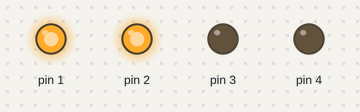
A sketch run on a simulated Arduino Uno, built with avr-gcc and run on an emulated ATmega328P. On the bench: output pins drawn as LEDs (lit = HIGH).

Above: at 0.1 s.
At 6.1 s:
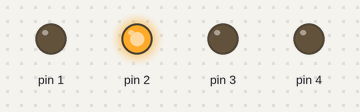
At 12.1 s:
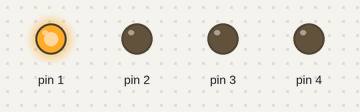
At 18.1 s:
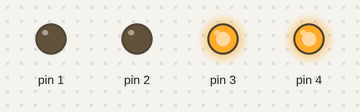
At 23.1 s:
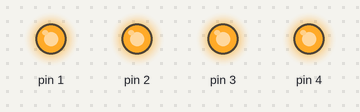
At 35.1 s:
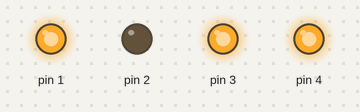
Timing chart, 0 to 36.6 s (numbered marks = the images above):
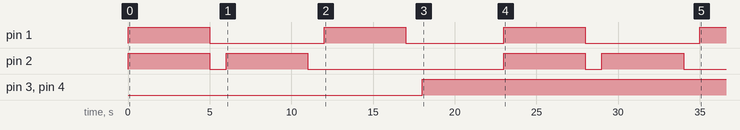

The sketch:

motor_new.ino
```cpp
void setup() {
  // initialize the digital pin as an output.
  pinMode(1, OUTPUT);
  pinMode(2, OUTPUT);
  pinMode(3, OUTPUT);
  pinMode(4, OUTPUT);

}
void loop (){
  digitalWrite(1,HIGH);
  digitalWrite(2,HIGH);
  delay(5000);
  digitalWrite(1,LOW);
  digitalWrite(2,LOW);
  delay(1000);
  digitalWrite(2,HIGH);
  delay(5000);
  digitalWrite(2,LOW);
  delay(1000);
  digitalWrite(1,HIGH);
  delay(5000);
  digitalWrite(1,LOW);
  delay(1000);
  digitalWrite(3,HIGH);
  digitalWrite(4,HIGH);
  delay(5000);}
```

Measured:
- by itself, pin 1: goes HIGH 5.0 s, LOW 7.0 s, HIGH 5.0 s, LOW 6.0 s, HIGH 5.0 s, LOW 7.0 s, then HIGH
- by itself, pin 2: LOW → HIGH at 0.00 s, → LOW 5.0 s later, → HIGH 1.0 s later, → LOW 5.0 s later, … (8 changes in this stretch)
- by itself, pin 3, pin 4: LOW → HIGH at 18.0 s
